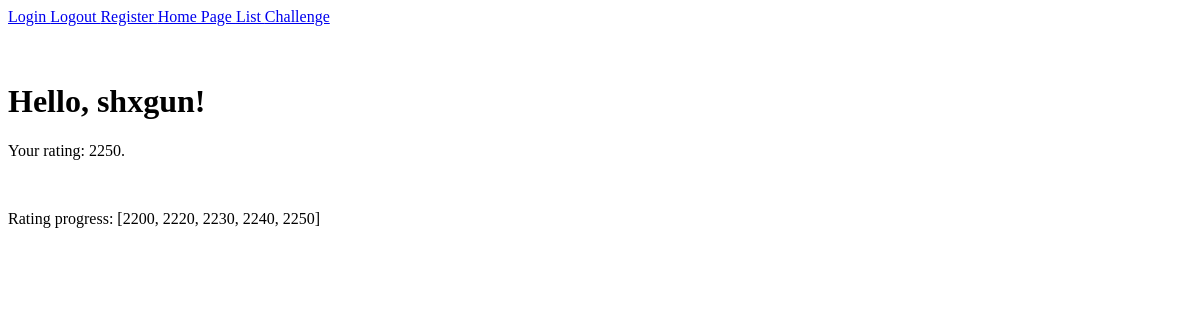
Before: / (signed in) with the older database file.
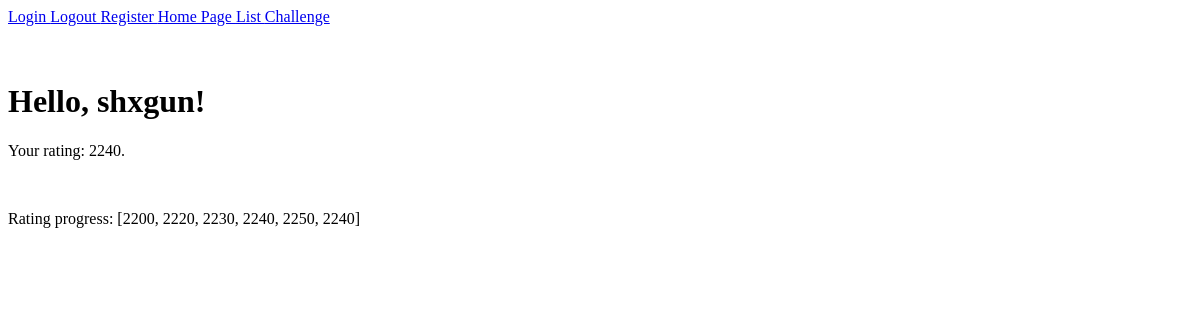
After: the same page with the newer database file.
### base/models.py (models this page shows, shortened)
class Profile(models.Model):
    user = models.ForeignKey(User, on_delete=models.CASCADE)
    handle = models.CharField(max_length=40)
    registration_date = models.DateField(auto_now_add=True)
    rating_progress = models.CharField(max_length=200, default="[]")
    virtual_rating = models.IntegerField(default=1400)
    in_progress = models.BooleanField(default=False)
    current_problem = models.CharField(max_length=20, default="Unselected")
    deadline = models.DateTimeField(auto_now_add=True)

### base/views.py (the view)
# urls.py: path("", views.index, name="home-page"),
def index(request):
    context = {}
    context["user"] = None
    if request.user.is_authenticated:
        context["user"] = Profile.objects.get(user=request.user)
    return render(request, "base/home.html", context)

### base/templates/base/home.html
{% extends 'base/main.html' %}
    {% block content %}
    {% if not user %}
        <h1>
            Welcome to arugo.
        </h1>
    {% else %}
        <h1>
            Hello, {{user.handle}}!
        </h1>
        <p>
            Your rating: {{user.virtual_rating}}.
        </p>
        <br>
        <p>
            Rating progress: {{user.rating_progress}}
        </p>
    {% endif %}
{% endblock content %}

### base/templates/base/main.html (shortened to what this page needs)
<!DOCTYPE html>
<html>
<head>
</head>
<body>
    <div>
        <a href="{% url 'login' %}"> Login </a>
        <a href="{% url 'logout' %}"> Logout </a>
        <a href="{% url 'register' %}"> Register </a>
        <a href="{% url 'home-page' %}"> Home Page </a>
        <a href="{% url 'list' %}"> List </a>
        <a href="{% url 'challenge' %}"> Challenge </a>
    </div>
    <br>
    <br>
    <div>
    {% block content %}
    {% endblock content %}
    </div>
</body>
</html>

Changed rows visible on the page:
changed Profile "shxgun": virtual_rating "2250" → "2240"; rating_progress "[2200, 2220, 2230, 2240, 2250]" → "[2200, 2220, 2230, 2240, 2250, 2240]"
